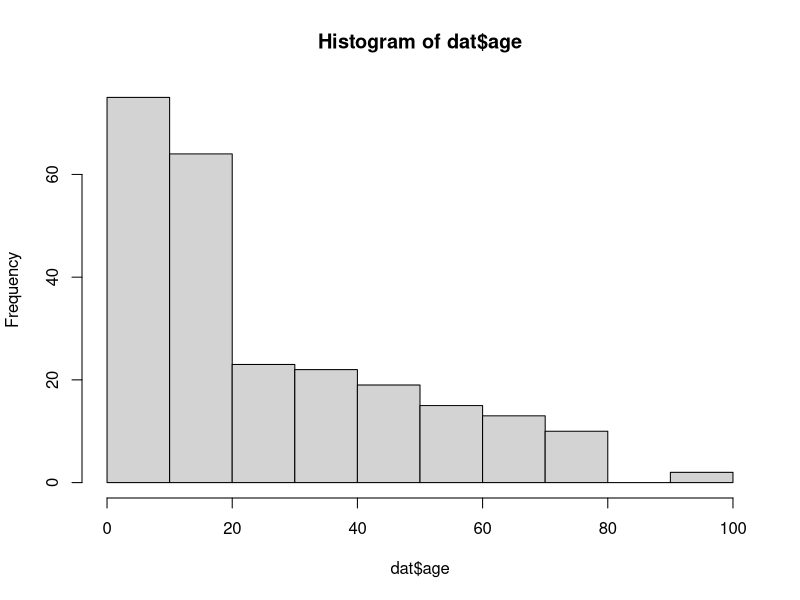
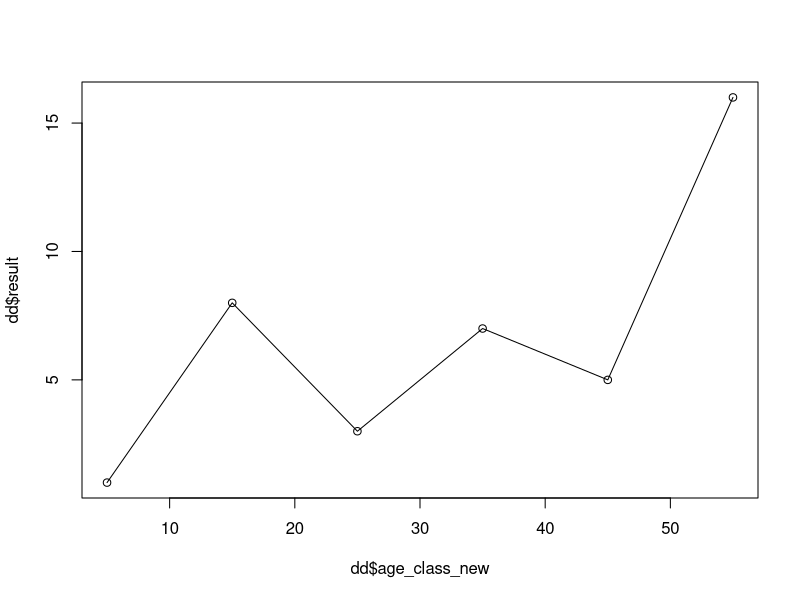

Write R code to recreate these figures, in order.

# Variabkles

library(haven)
library(dplyr)
library(reshape2)

rm(list= ls())

dat <- read_dta("data/Mogue_2017_vf_243n_copia.dta")

dat$edad

dat$age <- as.numeric(dat$edad)
dat$result <- dat$una
dat$age_class <- dat$edadcat
dat$sample <- 1
hist(dat$age)

dat$age_class_new <- NA
dat$age_class_new[dat$age  < 10] <- 10/2
dat$age_class_new[dat$age >= 10 & dat$age < 20] <- 15
dat$age_class_new[dat$age >= 20 & dat$age < 30] <- 25
dat$age_class_new[dat$age >= 30 & dat$age < 40] <- 35
dat$age_class_new[dat$age >= 40 & dat$age < 50] <- 45
dat$age_class_new[dat$age >= 50] <- 55


dd1 <- aggregate(result ~ age_class_new, data = dat, FUN = sum)
dd2 <- aggregate(sample ~ age_class_new, data = dat, FUN = sum)
dd <- merge(dd1, dd2, by ='age_class_new')

plot(dd$age_class_new, dd$result, type = 'o')

dd$age_min <- NA
dd$age_min[dd$age_class_new == 5] <- 1
dd$age_min[dd$age_class_new == 15] <- 10
dd$age_min[dd$age_class_new == 25] <- 20
dd$age_min[dd$age_class_new == 35] <- 30
dd$age_min[dd$age_class_new == 45] <- 40
dd$age_min[dd$age_class_new == 55] <- 50



dd$age_max <- NA
dd$age_max[dd$age_class_new == 5] <- 10
dd$age_max[dd$age_class_new == 15] <- 20
dd$age_max[dd$age_class_new == 25] <- 30
dd$age_max[dd$age_class_new == 35] <- 40
dd$age_max[dd$age_class_new == 45] <- 50
dd$age_max[dd$age_class_new == 55] <- 60 # BE aware this is NOT the max age!!


dd$survey    <- 'XX1'
dd$country   <- 'Panama'
dd$Code      <- '001'
dd$Ref       <- 'Carrasco et al. 2018'
dd$Admin0    <- 'PAN'
dd$PlaceName <- 'XXX'
dd$zone      <- 'rural'
dd$Total     <- dd$sample
dd$total     <- dd$sample
dd$n_pos     <- dd$result
dd$Neg       <- dd$total - dd$n_pos
dd$neg       <- dd$total - dd$n_pos
dd$dataset_id<- '0011'
dd$age_mean  <- dd$age_class_new
dd$netspec   <- 1
dd$netspec   <- 1 
dd$age_mean_f <-  dd$age_mean
dd$tSur   <- 2017
dd$tSur    <- 2017


saveRDS(dd, 'data/Panama.RDS')
